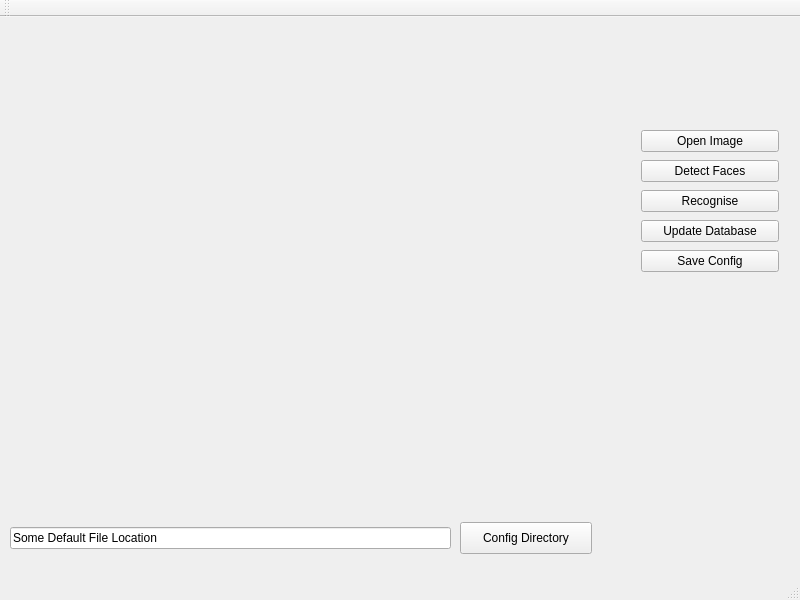
<?xml version="1.0" encoding="UTF-8"?>
<ui version="4.0">
 <class>MainWindow</class>
 <widget class="QMainWindow" name="MainWindow">
  <property name="geometry">
   <rect>
    <x>0</x>
    <y>0</y>
    <width>800</width>
    <height>600</height>
   </rect>
  </property>
  <property name="windowTitle">
   <string>libface Example</string>
  </property>
  <widget class="QWidget" name="centralWidget">
   <widget class="QLineEdit" name="configLocation">
    <property name="geometry">
     <rect>
      <x>10</x>
      <y>510</y>
      <width>441</width>
      <height>22</height>
     </rect>
    </property>
    <property name="text">
     <string>Some Default File Location</string>
    </property>
   </widget>
   <widget class="QPushButton" name="openConfigBtn">
    <property name="geometry">
     <rect>
      <x>460</x>
      <y>505</y>
      <width>132</width>
      <height>32</height>
     </rect>
    </property>
    <property name="text">
     <string>Config Directory</string>
    </property>
   </widget>
   <widget class="QWidget" name="verticalLayoutWidget">
    <property name="geometry">
     <rect>
      <x>630</x>
      <y>100</y>
      <width>160</width>
      <height>168</height>
     </rect>
    </property>
    <layout class="QVBoxLayout" name="verticalLayout">
     <item>
      <widget class="QPushButton" name="openImageBtn">
       <property name="text">
        <string>Open Image</string>
       </property>
      </widget>
     </item>
     <item>
      <widget class="QPushButton" name="detectFacesBtn">
       <property name="text">
        <string>Detect Faces</string>
       </property>
      </widget>
     </item>
     <item>
      <widget class="QPushButton" name="recogniseBtn">
       <property name="text">
        <string>Recognise</string>
       </property>
      </widget>
     </item>
     <item>
      <widget class="QPushButton" name="updateDatabaseBtn">
       <property name="text">
        <string>Update Database</string>
       </property>
      </widget>
     </item>
     <item>
      <widget class="QPushButton" name="saveConfigBtn">
       <property name="text">
        <string>Save Config</string>
       </property>
      </widget>
     </item>
    </layout>
   </widget>
   <widget class="QWidget" name="widget" native="true">
    <property name="geometry">
     <rect>
      <x>0</x>
      <y>0</y>
      <width>621</width>
      <height>501</height>
     </rect>
    </property>
   </widget>
  </widget>
  <widget class="QMenuBar" name="menuBar">
   <property name="geometry">
    <rect>
     <x>0</x>
     <y>0</y>
     <width>800</width>
     <height>22</height>
    </rect>
   </property>
  </widget>
  <widget class="QToolBar" name="mainToolBar">
   <attribute name="toolBarArea">
    <enum>TopToolBarArea</enum>
   </attribute>
   <attribute name="toolBarBreak">
    <bool>false</bool>
   </attribute>
  </widget>
  <widget class="QStatusBar" name="statusBar"/>
 </widget>
 <layoutdefault spacing="6" margin="11"/>
 <resources/>
 <connections/>
</ui>
